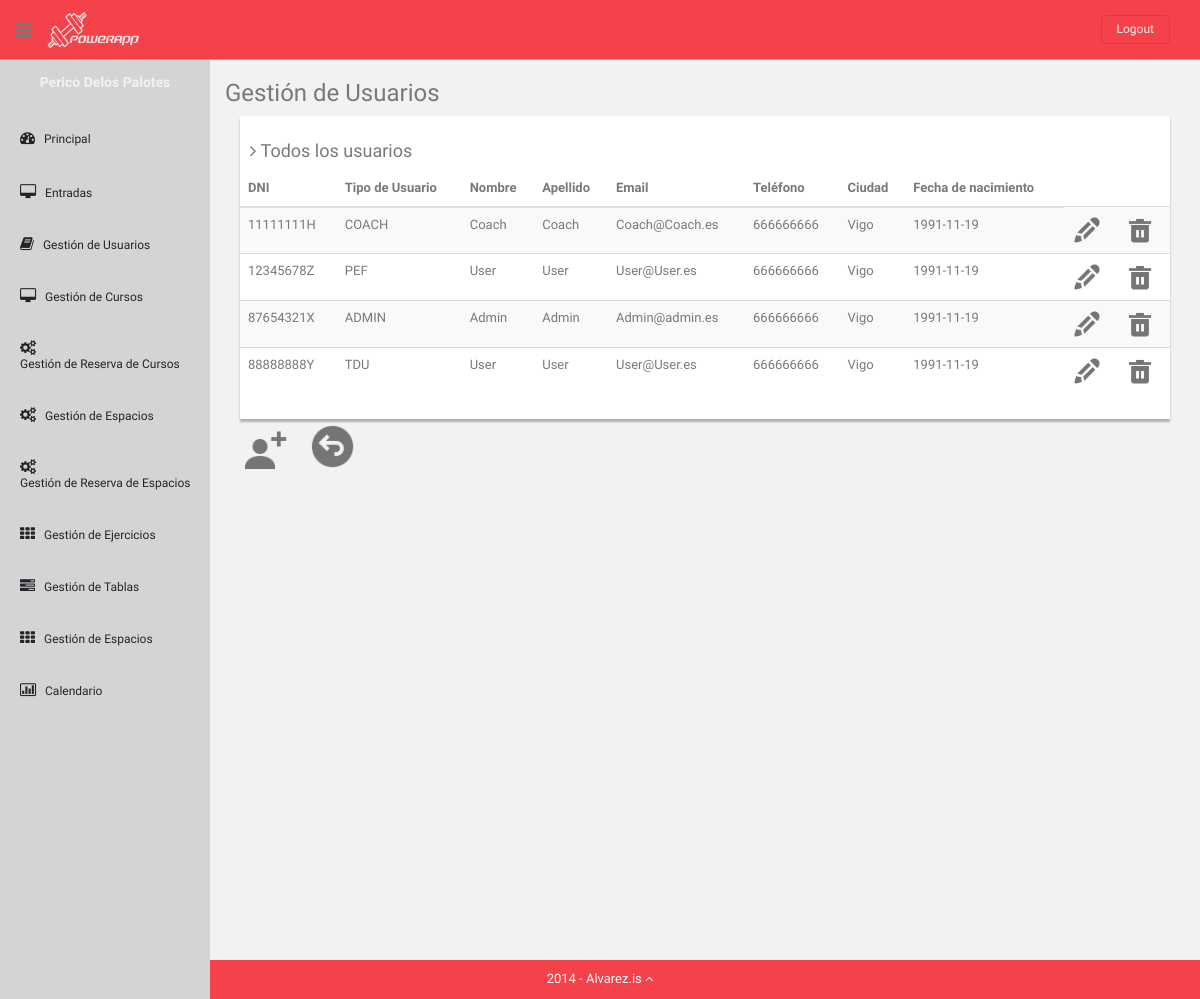
/Controllers/UserShowAllController.php (signed in), run on the app's committed database.
### tables this page shows
CREATE TABLE UsersGym (
    DNI varchar(9) NOT NULL,
    UserType ENUM('ADMIN', 'COACH', 'TDU', 'PEF') NOT NULL,
    PasswordHash char(32) NOT NULL,
    FirstName varchar(50) NOT NULL,
    LastName varchar(80),
    Email varchar(255),
    Telephone int(9),
    City varchar(255),
	Birthdate date,

    PRIMARY KEY (DNI)
);

### Functions/Authentication.php (called while the page is built)
<?php
function IsAuthenticated(){
    if (!isset($_SESSION['login']) && !isset($_SESSION['type'])){
        return false;
    }
    else{
        return true;
    }
}
?>

### Models/UsersModel.php (called while the page is built, shortened)
<?php
class UserDAO
{
    private $DBLink;
    private $serverName ="localhost";
    private $userName = "admin";
    private $passWord = "admin";
    private $DBName = "powerAppDB";
	function __construct(){
	    $this->DBLink =  new mysqli($this->serverName,$this->userName,$this->passWord,$this->DBName);
    }
    function getAll(){
        $statement = $this->DBLink->prepare("SELECT * FROM UsersGym");
        if(!$statement->execute()) {
            return "Falló la ejecución: (" . $statement->errno . ") " . $statement->error;
        }else{
            $result = $statement->get_result();
            $toRet = array();
            while ($row = $result->fetch_assoc()){
                $user = new User($row['DNI']);
            }
            return "ok";
        }
    }
}
?>

### Models/User.php (called while the page is built, shortened)
<?php
class User
{
	private $DNI;
    private $UserType;
    private $FirstName;
    private $LastName;
    private $Email;
    private $Telephone;
    private $City;
    private $Birthdate;
    public function __construct($DNI)
    {
        $this->DNI = $DNI;
    }
    public function loadDataAssoc($dataArray)
    {
        $this->UserType = $dataArray['UserType'];
        $this->FirstName = $dataArray['FirstName'];
        $this->LastName = $dataArray['LastName'];
        $this->Email = $dataArray['Email'];
        $this->Telephone = $dataArray['Telephone'];
        $this->City = $dataArray['City'];
        $this->Birthdate = $dataArray['Birthdate'];
    }
    public function getDNI()
    {
        return $this->DNI;
    }
    public function getUserType()
    {
        return $this->UserType;
    }
    public function getFirstName()
    {
        return $this->FirstName;
    }
    public function getLastName()
    {
        return $this->LastName;
    }
    public function getEmail()
    {
        return $this->Email;
    }
    public function getTelephone()
    {
        return $this->Telephone;
    }
    public function getCity()
    {
        return $this->City;
    }
    public function getBirthdate()
    {
        return $this->Birthdate;
    }
}
 ?>

### Views/UsersShowAllView.php (the view, shortened to what this page needs)
<?php
class UsersShowAllView
{
    var $users;
    function __construct($users){
        $this->users = $users;
        $this->render();
    }
    function render(){
?>
<h3>Gestión de Usuarios</h3>
<div class="col-md-12">
    <div class="content-panel">
        <h4><i class="fa fa-angle-right"></i> Todos los usuarios</h4>
        <table class="table table-striped table-advance table-hover">
            <thead>
            <tr>
                <th class="hidden-phone">DNI</th>
                <th class="hidden-phone">Tipo de Usuario</th>
                <th class="hidden-phone">Nombre</th>
                <th class="hidden-phone">Apellido</th>
                <th class="hidden-phone">Email</th>
                <th class="hidden-phone">Teléfono</th>
                <th class="hidden-phone">Ciudad</th>
                <th class="hidden-phone">Fecha de nacimiento</th>
            </tr>
            </thead>
            <tbody>
  <?php      foreach ($this->users as $user){ ?>
            <tr>
                <td><?php  echo $user->getDNI(); ?></td>
            <td><?php  echo $user->getUserType(); ?></td>
            <td><?php  echo $user->getFirstName(); ?></td>
            <td><?php  echo $user->getLastName(); ?></td>
            <td><?php  echo $user->getEmail(); ?></td>
            <td><?php  echo $user->getTelephone(); ?></td>
            <td><?php  echo $user->getCity(); ?></td>
            <td><?php  echo $user->getBirthdate(); ?></td>
      <td><?php  echo '<a href="../Controllers/formLoader.php?DNI='.$user->getDNI().'&form=userEdit"><img src="../Templates/img2/edit.png" style="width:30px;height:30px;" title="Editar"></a>'; ?></td>
      <td><?php  echo '<a href="../Controllers/UserActionController.php?DNI='.$user->getDNI().'&action=DELETE"><img src="../Templates/img2/delete.png" style="width:30px;height:30px;" title="Borrar"></a>'; ?></td>
            </tr><?php
        }
  ?>
            </tbody>
        </table>
    </div>
</div>
        <div id="showback">
            <?php
            echo '<a class="submit" href="../Controllers/formLoader.php?form=userAdd"><img src="../Templates/img2/userAdd.png" style="width:45px;heigh:45px;" title="Añadir usuario"></a>';
            echo '<a class="submit" href="../index.php"><img src="../Templates/img2/atras.png" style="width:45px;heigh:45px;" title="Atrás"></a>';
            ?>
        </div> <?php
    }
}

### Controllers/UserShowAllController.php (shortened to what this page needs)
<?php
include '../Functions/Authentication.php';
if (!IsAuthenticated() && $_SESSION['type'] == 'ADMIN'){
    header('Location:../index.php');
}else{
    include '../Models/UsersModel.php';
    include '../Models/User.php';
    $DAO = new UserDAO();
    $message = $DAO->getAll();
    if(strcasecmp($message,"ok") != 0){
        include '../Views/MESSAGE_View.php';
        new MESSAGE($message,'../index.php');
    }else{
        include '../Views/UsersShowAllView.php';
        new UsersShowAllView($DAO->getLastResult());
    }
}
?>

### Templates/css2/style2.css (style rules this page uses)
body { color: #797979; background: #f2f2f2; font-family: 'Ruda', sans-serif; padding: 0px !important; margin: 0px !important; font-size:13px; }
ul li { list-style: none; }
a, a:hover, a:focus { text-decoration: none; outline: none; }
#container { width: 100%; height: 100%; }
.centered { text-align: center; }
.mt { margin-top: 25px; }
ul.top-menu > li > .logout { color: #f2f2f2; font-size: 12px; border-radius: 4px; -webkit-border-radius: 4px; border: 1px solid #F5302E !important; padding: 5px 15px; margin-right: 15px; background: #F5424A; margin-top: 15px; }
#sidebar { width: 210px; height: 100%; position: fixed; background: #d4d4d4; }
#sidebar h5 { color: #f2f2f2; font-weight: 700; }
#sidebar ul li { position: relative; }
ul.sidebar-menu , ul.sidebar-menu li ul.sub { margin: -2px 0 0; padding: 0; }
ul.sidebar-menu { margin-top: 75px; }
ul.sidebar-menu li { margin-bottom: 5px; margin-left:10px; margin-right:10px; }
ul.sidebar-menu li.sub-menu { line-height: 15px; }
ul.sidebar-menu li a span { display: inline-block; }
ul.sidebar-menu li a { color: #212529; text-decoration: none; display: block; padding: 15px 0 15px 10px; font-size: 12px; outline: none; -webkit-transition: all 0.3s ease; -moz-transition: all 0.3s ease; -o-transition: all 0.3s ease; -ms-transition: all 0.3s ease; transition: all 0.3s ease; }
ul.sidebar-menu li a i { font-size: 15px; padding-right: 6px; }
#main-content { margin-left: 210px; }
.header, .footer { min-height: 60px; padding: 0 15px; }
.header { position: fixed; left: 0; right: 0; z-index: 1002; }
.black-bg { background: #F5424A; border-bottom: 1px solid #c9aa5f; }
.wrapper { display: inline-block; margin-top: 60px; padding-left: 15px; padding-right: 15px; padding-bottom: 15px; padding-top: 0px; width: 100%; }
a.logo { font-size: 20px; color: #ffffff; float: left; margin-top: 10px; text-transform: uppercase; }
#top_menu .nav > li, ul.top-menu > li { float: left; }
ul.top-menu > li > a { color: #666666; font-size: 16px; border-radius: 4px; -webkit-border-radius: 4px; border:1px solid #666666 !important; padding: 2px 6px; margin-right: 15px; }
.sidebar-toggle-box { float: left; padding-right: 15px; margin-top: 20px; }
.sidebar-toggle-box .fa-bars { cursor: pointer; display: inline-block; font-size: 20px; }
.content-panel { background: #ffffff; box-shadow: 0px 3px 2px #aab2bd; padding-top: 15px; padding-bottom: 5px; }
.content-panel h4 { margin-left: 10px; }
.site-footer { background: #F5424A; color: #fff; padding: 10px 0; }
.site-min-height { min-height: 900px; }
.submit { border: none; background: none; }
.submit img { margin-top: 5px; margin-left: 20px; width: 45px; height: 45px; }

### data on the page
usersgym: DNI "11111111H", UserType "COACH", FirstName "Coach", LastName "Coach", Email "Coach@Coach.es", Telephone "666666666", City "Vigo", Birthdate "1991-11-19"
usersgym: DNI "12345678Z", UserType "PEF", FirstName "User", LastName "User", Email "User@User.es", Telephone "666666666", City "Vigo", Birthdate "1991-11-19"
usersgym: DNI "87654321X", UserType "ADMIN", FirstName "Admin", LastName "Admin", Email "Admin@admin.es", Telephone "666666666", City "Vigo", Birthdate "1991-11-19"
usersgym: DNI "88888888Y", UserType "TDU", FirstName "User", LastName "User", Email "User@User.es", Telephone "666666666", City "Vigo", Birthdate "1991-11-19"
